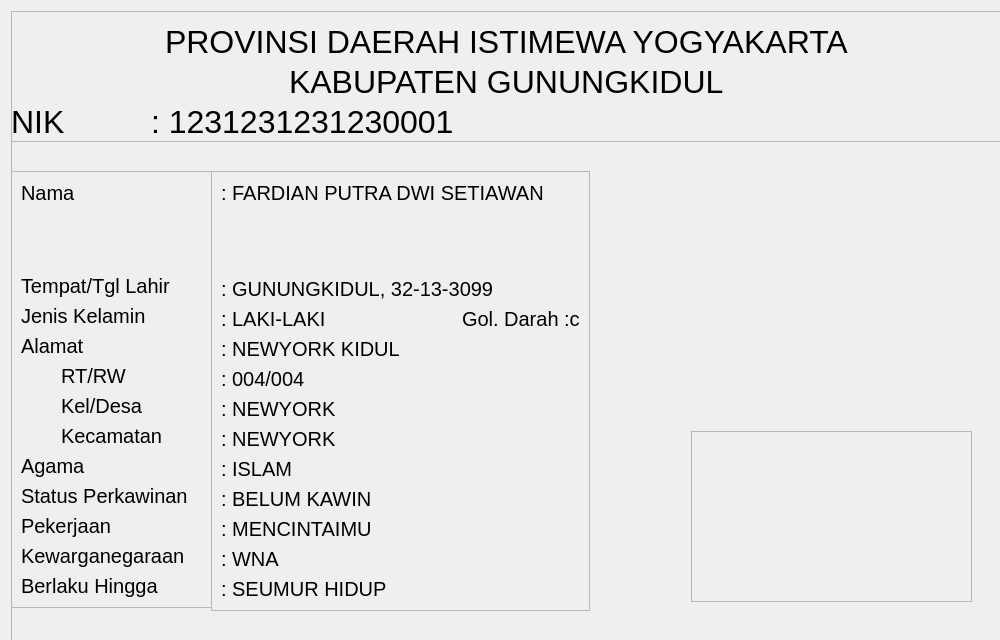
<?xml version="1.0" encoding="UTF-8"?>
<ui version="4.0">
 <class>ktp</class>
 <widget class="QWidget" name="ktp">
  <property name="geometry">
   <rect>
    <x>0</x>
    <y>0</y>
    <width>1000</width>
    <height>640</height>
   </rect>
  </property>
  <property name="minimumSize">
   <size>
    <width>1000</width>
    <height>640</height>
   </size>
  </property>
  <property name="maximumSize">
   <size>
    <width>1000</width>
    <height>640</height>
   </size>
  </property>
  <property name="windowTitle">
   <string>Form</string>
  </property>
  <property name="autoFillBackground">
   <bool>false</bool>
  </property>
  <property name="styleSheet">
   <string notr="true">QWidget{
background-image: url(:/back/img/ktp.png);
}
QHBoxLayout,QFrame{
background: none;
}</string>
  </property>
  <layout class="QVBoxLayout" name="verticalLayout">
   <item>
    <widget class="QFrame" name="frame">
     <property name="minimumSize">
      <size>
       <width>1011</width>
       <height>640</height>
      </size>
     </property>
     <property name="maximumSize">
      <size>
       <width>1011</width>
       <height>640</height>
      </size>
     </property>
     <property name="styleSheet">
      <string notr="true"/>
     </property>
     <property name="frameShape">
      <enum>QFrame::StyledPanel</enum>
     </property>
     <property name="frameShadow">
      <enum>QFrame::Raised</enum>
     </property>
     <widget class="QFrame" name="frame_2">
      <property name="geometry">
       <rect>
        <x>0</x>
        <y>0</y>
        <width>1000</width>
        <height>131</height>
       </rect>
      </property>
      <property name="minimumSize">
       <size>
        <width>1000</width>
        <height>0</height>
       </size>
      </property>
      <property name="styleSheet">
       <string notr="true">font-size:32px;
background: none;
</string>
      </property>
      <property name="frameShape">
       <enum>QFrame::StyledPanel</enum>
      </property>
      <property name="frameShadow">
       <enum>QFrame::Raised</enum>
      </property>
      <widget class="QWidget" name="layoutWidget">
       <property name="geometry">
        <rect>
         <x>0</x>
         <y>10</y>
         <width>991</width>
         <height>41</height>
        </rect>
       </property>
       <layout class="QHBoxLayout" name="horizontalLayout">
        <item>
         <spacer name="horizontalSpacer">
          <property name="orientation">
           <enum>Qt::Horizontal</enum>
          </property>
          <property name="sizeHint" stdset="0">
           <size>
            <width>40</width>
            <height>20</height>
           </size>
          </property>
         </spacer>
        </item>
        <item>
         <widget class="QLabel" name="prov">
          <property name="text">
           <string>PROVINSI DAERAH ISTIMEWA YOGYAKARTA</string>
          </property>
         </widget>
        </item>
        <item>
         <spacer name="horizontalSpacer_2">
          <property name="orientation">
           <enum>Qt::Horizontal</enum>
          </property>
          <property name="sizeHint" stdset="0">
           <size>
            <width>40</width>
            <height>20</height>
           </size>
          </property>
         </spacer>
        </item>
       </layout>
      </widget>
      <widget class="QWidget" name="layoutWidget">
       <property name="geometry">
        <rect>
         <x>0</x>
         <y>50</y>
         <width>991</width>
         <height>41</height>
        </rect>
       </property>
       <layout class="QHBoxLayout" name="horizontalLayout_2">
        <item>
         <spacer name="horizontalSpacer_3">
          <property name="orientation">
           <enum>Qt::Horizontal</enum>
          </property>
          <property name="sizeHint" stdset="0">
           <size>
            <width>40</width>
            <height>20</height>
           </size>
          </property>
         </spacer>
        </item>
        <item>
         <widget class="QLabel" name="kab">
          <property name="text">
           <string>KABUPATEN GUNUNGKIDUL</string>
          </property>
         </widget>
        </item>
        <item>
         <spacer name="horizontalSpacer_4">
          <property name="orientation">
           <enum>Qt::Horizontal</enum>
          </property>
          <property name="sizeHint" stdset="0">
           <size>
            <width>40</width>
            <height>20</height>
           </size>
          </property>
         </spacer>
        </item>
       </layout>
      </widget>
      <widget class="QWidget" name="layoutWidget">
       <property name="geometry">
        <rect>
         <x>0</x>
         <y>90</y>
         <width>991</width>
         <height>41</height>
        </rect>
       </property>
       <layout class="QHBoxLayout" name="horizontalLayout_3">
        <item>
         <widget class="QLabel" name="label_3">
          <property name="text">
           <string>NIK</string>
          </property>
         </widget>
        </item>
        <item>
         <spacer name="horizontalSpacer_5">
          <property name="orientation">
           <enum>Qt::Horizontal</enum>
          </property>
          <property name="sizeType">
           <enum>QSizePolicy::Fixed</enum>
          </property>
          <property name="sizeHint" stdset="0">
           <size>
            <width>80</width>
            <height>20</height>
           </size>
          </property>
         </spacer>
        </item>
        <item>
         <widget class="QLabel" name="nik">
          <property name="text">
           <string>: 1231231231230001</string>
          </property>
         </widget>
        </item>
        <item>
         <spacer name="horizontalSpacer_6">
          <property name="orientation">
           <enum>Qt::Horizontal</enum>
          </property>
          <property name="sizeHint" stdset="0">
           <size>
            <width>40</width>
            <height>20</height>
           </size>
          </property>
         </spacer>
        </item>
       </layout>
      </widget>
     </widget>
     <widget class="QFrame" name="frame_3">
      <property name="geometry">
       <rect>
        <x>0</x>
        <y>160</y>
        <width>201</width>
        <height>437</height>
       </rect>
      </property>
      <property name="styleSheet">
       <string notr="true">font-size:20px;</string>
      </property>
      <property name="frameShape">
       <enum>QFrame::StyledPanel</enum>
      </property>
      <property name="frameShadow">
       <enum>QFrame::Raised</enum>
      </property>
      <layout class="QVBoxLayout" name="verticalLayout_2">
       <item>
        <layout class="QHBoxLayout" name="horizontalLayout_4">
         <item>
          <widget class="QLabel" name="label_5">
           <property name="text">
            <string>Nama</string>
           </property>
          </widget>
         </item>
         <item>
          <spacer name="horizontalSpacer_7">
           <property name="orientation">
            <enum>Qt::Horizontal</enum>
           </property>
           <property name="sizeHint" stdset="0">
            <size>
             <width>40</width>
             <height>20</height>
            </size>
           </property>
          </spacer>
         </item>
        </layout>
       </item>
       <item>
        <spacer name="verticalSpacer">
         <property name="orientation">
          <enum>Qt::Vertical</enum>
         </property>
         <property name="sizeHint" stdset="0">
          <size>
           <width>20</width>
           <height>17</height>
          </size>
         </property>
        </spacer>
       </item>
       <item>
        <layout class="QHBoxLayout" name="horizontalLayout_5">
         <item>
          <widget class="QLabel" name="label_6">
           <property name="text">
            <string>Tempat/Tgl Lahir</string>
           </property>
          </widget>
         </item>
         <item>
          <spacer name="horizontalSpacer_8">
           <property name="orientation">
            <enum>Qt::Horizontal</enum>
           </property>
           <property name="sizeHint" stdset="0">
            <size>
             <width>40</width>
             <height>20</height>
            </size>
           </property>
          </spacer>
         </item>
        </layout>
       </item>
       <item>
        <layout class="QHBoxLayout" name="horizontalLayout_6">
         <item>
          <widget class="QLabel" name="label_7">
           <property name="text">
            <string>Jenis Kelamin</string>
           </property>
          </widget>
         </item>
         <item>
          <spacer name="horizontalSpacer_9">
           <property name="orientation">
            <enum>Qt::Horizontal</enum>
           </property>
           <property name="sizeHint" stdset="0">
            <size>
             <width>40</width>
             <height>20</height>
            </size>
           </property>
          </spacer>
         </item>
        </layout>
       </item>
       <item>
        <layout class="QHBoxLayout" name="horizontalLayout_7">
         <item>
          <widget class="QLabel" name="label_8">
           <property name="text">
            <string>Alamat</string>
           </property>
          </widget>
         </item>
         <item>
          <spacer name="horizontalSpacer_10">
           <property name="orientation">
            <enum>Qt::Horizontal</enum>
           </property>
           <property name="sizeHint" stdset="0">
            <size>
             <width>40</width>
             <height>20</height>
            </size>
           </property>
          </spacer>
         </item>
        </layout>
       </item>
       <item>
        <layout class="QHBoxLayout" name="horizontalLayout_8">
         <item>
          <spacer name="horizontalSpacer_11">
           <property name="orientation">
            <enum>Qt::Horizontal</enum>
           </property>
           <property name="sizeType">
            <enum>QSizePolicy::Fixed</enum>
           </property>
           <property name="sizeHint" stdset="0">
            <size>
             <width>40</width>
             <height>20</height>
            </size>
           </property>
          </spacer>
         </item>
         <item>
          <widget class="QLabel" name="label_9">
           <property name="text">
            <string>RT/RW</string>
           </property>
          </widget>
         </item>
        </layout>
       </item>
       <item>
        <layout class="QHBoxLayout" name="horizontalLayout_9">
         <item>
          <spacer name="horizontalSpacer_12">
           <property name="orientation">
            <enum>Qt::Horizontal</enum>
           </property>
           <property name="sizeType">
            <enum>QSizePolicy::Fixed</enum>
           </property>
           <property name="sizeHint" stdset="0">
            <size>
             <width>40</width>
             <height>20</height>
            </size>
           </property>
          </spacer>
         </item>
         <item>
          <widget class="QLabel" name="label_10">
           <property name="text">
            <string>Kel/Desa</string>
           </property>
          </widget>
         </item>
        </layout>
       </item>
       <item>
        <layout class="QHBoxLayout" name="horizontalLayout_10">
         <item>
          <spacer name="horizontalSpacer_13">
           <property name="orientation">
            <enum>Qt::Horizontal</enum>
           </property>
           <property name="sizeType">
            <enum>QSizePolicy::Fixed</enum>
           </property>
           <property name="sizeHint" stdset="0">
            <size>
             <width>40</width>
             <height>20</height>
            </size>
           </property>
          </spacer>
         </item>
         <item>
          <widget class="QLabel" name="label_11">
           <property name="text">
            <string>Kecamatan</string>
           </property>
          </widget>
         </item>
        </layout>
       </item>
       <item>
        <layout class="QHBoxLayout" name="horizontalLayout_11">
         <item>
          <widget class="QLabel" name="label_12">
           <property name="text">
            <string>Agama</string>
           </property>
          </widget>
         </item>
         <item>
          <spacer name="horizontalSpacer_14">
           <property name="orientation">
            <enum>Qt::Horizontal</enum>
           </property>
           <property name="sizeHint" stdset="0">
            <size>
             <width>40</width>
             <height>20</height>
            </size>
           </property>
          </spacer>
         </item>
        </layout>
       </item>
       <item>
        <layout class="QHBoxLayout" name="horizontalLayout_12">
         <item>
          <widget class="QLabel" name="label_13">
           <property name="text">
            <string>Status Perkawinan</string>
           </property>
          </widget>
         </item>
         <item>
          <spacer name="horizontalSpacer_15">
           <property name="orientation">
            <enum>Qt::Horizontal</enum>
           </property>
           <property name="sizeHint" stdset="0">
            <size>
             <width>40</width>
             <height>20</height>
            </size>
           </property>
          </spacer>
         </item>
        </layout>
       </item>
       <item>
        <layout class="QHBoxLayout" name="horizontalLayout_13">
         <item>
          <widget class="QLabel" name="label_14">
           <property name="text">
            <string>Pekerjaan</string>
           </property>
          </widget>
         </item>
         <item>
          <spacer name="horizontalSpacer_16">
           <property name="orientation">
            <enum>Qt::Horizontal</enum>
           </property>
           <property name="sizeHint" stdset="0">
            <size>
             <width>40</width>
             <height>20</height>
            </size>
           </property>
          </spacer>
         </item>
        </layout>
       </item>
       <item>
        <layout class="QHBoxLayout" name="horizontalLayout_14">
         <item>
          <widget class="QLabel" name="label_15">
           <property name="text">
            <string>Kewarganegaraan</string>
           </property>
          </widget>
         </item>
         <item>
          <spacer name="horizontalSpacer_17">
           <property name="orientation">
            <enum>Qt::Horizontal</enum>
           </property>
           <property name="sizeHint" stdset="0">
            <size>
             <width>40</width>
             <height>20</height>
            </size>
           </property>
          </spacer>
         </item>
        </layout>
       </item>
       <item>
        <layout class="QHBoxLayout" name="horizontalLayout_15">
         <item>
          <widget class="QLabel" name="label_16">
           <property name="text">
            <string>Berlaku Hingga</string>
           </property>
          </widget>
         </item>
         <item>
          <spacer name="horizontalSpacer_18">
           <property name="orientation">
            <enum>Qt::Horizontal</enum>
           </property>
           <property name="sizeHint" stdset="0">
            <size>
             <width>40</width>
             <height>20</height>
            </size>
           </property>
          </spacer>
         </item>
        </layout>
       </item>
      </layout>
     </widget>
     <widget class="QFrame" name="frame_4">
      <property name="geometry">
       <rect>
        <x>200</x>
        <y>160</y>
        <width>379</width>
        <height>440</height>
       </rect>
      </property>
      <property name="styleSheet">
       <string notr="true">font-size:20px;</string>
      </property>
      <property name="frameShape">
       <enum>QFrame::StyledPanel</enum>
      </property>
      <property name="frameShadow">
       <enum>QFrame::Raised</enum>
      </property>
      <layout class="QVBoxLayout" name="verticalLayout_3">
       <item>
        <layout class="QHBoxLayout" name="horizontalLayout_16">
         <item>
          <widget class="QLabel" name="nama">
           <property name="text">
            <string>: FARDIAN PUTRA DWI SETIAWAN</string>
           </property>
          </widget>
         </item>
         <item>
          <spacer name="horizontalSpacer_19">
           <property name="orientation">
            <enum>Qt::Horizontal</enum>
           </property>
           <property name="sizeHint" stdset="0">
            <size>
             <width>40</width>
             <height>20</height>
            </size>
           </property>
          </spacer>
         </item>
        </layout>
       </item>
       <item>
        <spacer name="verticalSpacer_2">
         <property name="orientation">
          <enum>Qt::Vertical</enum>
         </property>
         <property name="sizeHint" stdset="0">
          <size>
           <width>20</width>
           <height>17</height>
          </size>
         </property>
        </spacer>
       </item>
       <item>
        <layout class="QHBoxLayout" name="horizontalLayout_17">
         <item>
          <widget class="QLabel" name="ttl">
           <property name="text">
            <string>: GUNUNGKIDUL, 32-13-3099</string>
           </property>
          </widget>
         </item>
         <item>
          <spacer name="horizontalSpacer_20">
           <property name="orientation">
            <enum>Qt::Horizontal</enum>
           </property>
           <property name="sizeHint" stdset="0">
            <size>
             <width>40</width>
             <height>20</height>
            </size>
           </property>
          </spacer>
         </item>
        </layout>
       </item>
       <item>
        <layout class="QHBoxLayout" name="horizontalLayout_18">
         <item>
          <widget class="QLabel" name="jenisKelamin">
           <property name="text">
            <string>: LAKI-LAKI</string>
           </property>
          </widget>
         </item>
         <item>
          <spacer name="horizontalSpacer_21">
           <property name="orientation">
            <enum>Qt::Horizontal</enum>
           </property>
           <property name="sizeHint" stdset="0">
            <size>
             <width>40</width>
             <height>20</height>
            </size>
           </property>
          </spacer>
         </item>
         <item>
          <widget class="QLabel" name="golDarah">
           <property name="text">
            <string>Gol. Darah :c</string>
           </property>
          </widget>
         </item>
        </layout>
       </item>
       <item>
        <layout class="QHBoxLayout" name="horizontalLayout_19">
         <item>
          <widget class="QLabel" name="alamat">
           <property name="text">
            <string>: NEWYORK KIDUL</string>
           </property>
          </widget>
         </item>
         <item>
          <spacer name="horizontalSpacer_22">
           <property name="orientation">
            <enum>Qt::Horizontal</enum>
           </property>
           <property name="sizeHint" stdset="0">
            <size>
             <width>40</width>
             <height>20</height>
            </size>
           </property>
          </spacer>
         </item>
        </layout>
       </item>
       <item>
        <layout class="QHBoxLayout" name="horizontalLayout_20">
         <item>
          <widget class="QLabel" name="rtrw">
           <property name="text">
            <string>: 004/004</string>
           </property>
          </widget>
         </item>
         <item>
          <spacer name="horizontalSpacer_23">
           <property name="orientation">
            <enum>Qt::Horizontal</enum>
           </property>
           <property name="sizeHint" stdset="0">
            <size>
             <width>40</width>
             <height>20</height>
            </size>
           </property>
          </spacer>
         </item>
        </layout>
       </item>
       <item>
        <layout class="QHBoxLayout" name="horizontalLayout_21">
         <item>
          <widget class="QLabel" name="kel">
           <property name="text">
            <string>: NEWYORK</string>
           </property>
          </widget>
         </item>
         <item>
          <spacer name="horizontalSpacer_24">
           <property name="orientation">
            <enum>Qt::Horizontal</enum>
           </property>
           <property name="sizeHint" stdset="0">
            <size>
             <width>40</width>
             <height>20</height>
            </size>
           </property>
          </spacer>
         </item>
        </layout>
       </item>
       <item>
        <layout class="QHBoxLayout" name="horizontalLayout_22">
         <item>
          <widget class="QLabel" name="kec">
           <property name="text">
            <string>: NEWYORK</string>
           </property>
          </widget>
         </item>
         <item>
          <spacer name="horizontalSpacer_25">
           <property name="orientation">
            <enum>Qt::Horizontal</enum>
           </property>
           <property name="sizeHint" stdset="0">
            <size>
             <width>40</width>
             <height>20</height>
            </size>
           </property>
          </spacer>
         </item>
        </layout>
       </item>
       <item>
        <layout class="QHBoxLayout" name="horizontalLayout_23">
         <item>
          <widget class="QLabel" name="agama">
           <property name="text">
            <string>: ISLAM</string>
           </property>
          </widget>
         </item>
         <item>
          <spacer name="horizontalSpacer_26">
           <property name="orientation">
            <enum>Qt::Horizontal</enum>
           </property>
           <property name="sizeHint" stdset="0">
            <size>
             <width>40</width>
             <height>20</height>
            </size>
           </property>
          </spacer>
         </item>
        </layout>
       </item>
       <item>
        <layout class="QHBoxLayout" name="horizontalLayout_24">
         <item>
          <widget class="QLabel" name="status">
           <property name="text">
            <string>: BELUM KAWIN</string>
           </property>
          </widget>
         </item>
         <item>
          <spacer name="horizontalSpacer_27">
           <property name="orientation">
            <enum>Qt::Horizontal</enum>
           </property>
           <property name="sizeHint" stdset="0">
            <size>
             <width>40</width>
             <height>20</height>
            </size>
           </property>
          </spacer>
         </item>
        </layout>
       </item>
       <item>
        <layout class="QHBoxLayout" name="horizontalLayout_25">
         <item>
          <widget class="QLabel" name="work">
           <property name="text">
            <string>: MENCINTAIMU</string>
           </property>
          </widget>
         </item>
         <item>
          <spacer name="horizontalSpacer_28">
           <property name="orientation">
            <enum>Qt::Horizontal</enum>
           </property>
           <property name="sizeHint" stdset="0">
            <size>
             <width>40</width>
             <height>20</height>
            </size>
           </property>
          </spacer>
         </item>
        </layout>
       </item>
       <item>
        <layout class="QHBoxLayout" name="horizontalLayout_26">
         <item>
          <widget class="QLabel" name="negara">
           <property name="text">
            <string>: WNA</string>
           </property>
          </widget>
         </item>
         <item>
          <spacer name="horizontalSpacer_29">
           <property name="orientation">
            <enum>Qt::Horizontal</enum>
           </property>
           <property name="sizeHint" stdset="0">
            <size>
             <width>40</width>
             <height>20</height>
            </size>
           </property>
          </spacer>
         </item>
        </layout>
       </item>
       <item>
        <layout class="QHBoxLayout" name="horizontalLayout_27">
         <item>
          <widget class="QLabel" name="label_29">
           <property name="text">
            <string>: SEUMUR HIDUP</string>
           </property>
          </widget>
         </item>
         <item>
          <spacer name="horizontalSpacer_30">
           <property name="orientation">
            <enum>Qt::Horizontal</enum>
           </property>
           <property name="sizeHint" stdset="0">
            <size>
             <width>40</width>
             <height>20</height>
            </size>
           </property>
          </spacer>
         </item>
        </layout>
       </item>
      </layout>
     </widget>
     <widget class="QFrame" name="frame_5">
      <property name="geometry">
       <rect>
        <x>680</x>
        <y>420</y>
        <width>281</width>
        <height>171</height>
       </rect>
      </property>
      <property name="frameShape">
       <enum>QFrame::StyledPanel</enum>
      </property>
      <property name="frameShadow">
       <enum>QFrame::Raised</enum>
      </property>
     </widget>
    </widget>
   </item>
  </layout>
 </widget>
 <resources>
  <include location="background-ktp.qrc"/>
 </resources>
 <connections/>
</ui>
